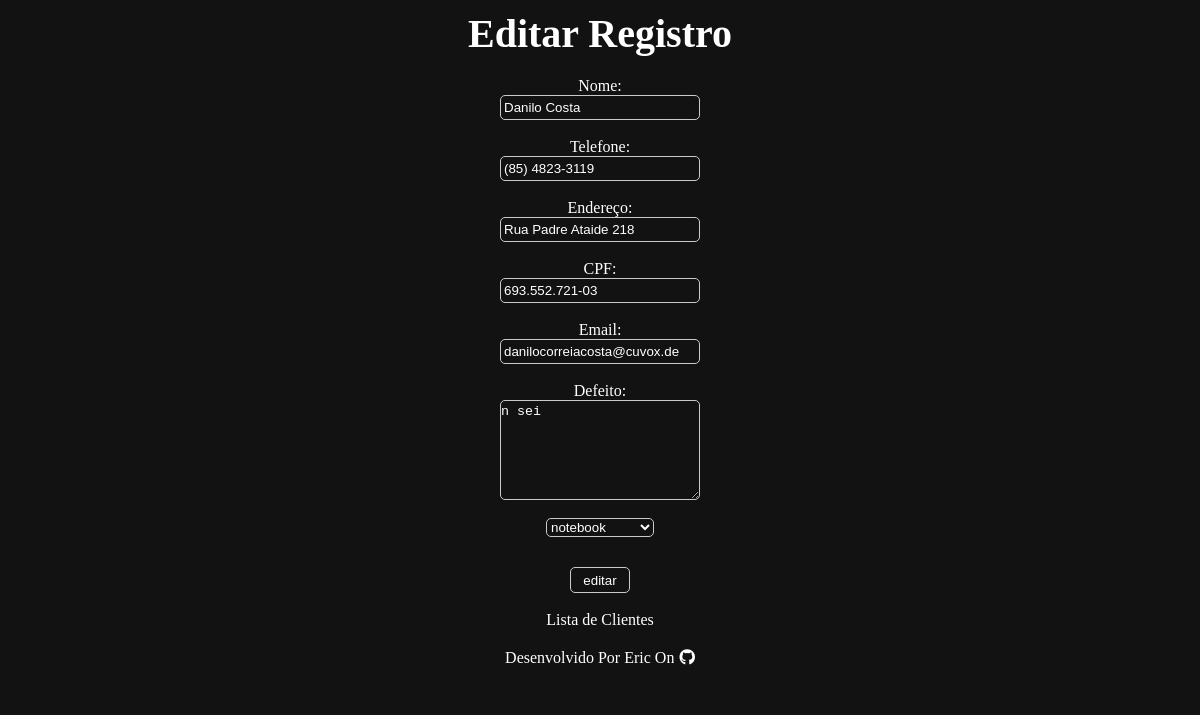
Screenshot of /php/editar.php?id=54 with the database file from the repository.
### tables this page shows
CREATE TABLE `clientes` (
  `id_cliente` int(11) NOT NULL AUTO_INCREMENT,
  `nome` varchar(255) NOT NULL,
  `telefone` varchar(255) NOT NULL,
  `endereço` text NOT NULL,
  `cpf` varchar(15) NOT NULL,
  `email` text NOT NULL,
  `defeito` text NOT NULL,
  `id_produto` int(11) DEFAULT NULL,
  `dh_registro` datetime DEFAULT NULL,
  PRIMARY KEY (`id_cliente`)
);

### php/editar.php (the view, shortened to what this page needs)
<?php
require_once 'conexao.php';
if (isset($_GET['id'])) {
    $id = $_GET['id'];
    $sql = "SELECT * FROM clientes WHERE id_cliente = '$id'";
    $resultado = mysqli_query($connection, $sql);
    $clientes = mysqli_fetch_array($resultado);
}
?>
<!DOCTYPE html>
<html lang="pt-br">
<head>
    <link rel="stylesheet" href="../css/estilo.css">
</head>
<body>
    <h1>Editar Registro</h1>
    <form action="update.php" method="post">
        <label for="nome">Nome:</label>
        <input type="text" name="nome" id="nome" placeholder="Digite Seu Nome" value="<?php echo $clientes['nome']; ?>"><br>
        <label for="telefone">Telefone:</label>
        <input type="tel" name="telefone" id="telefone" placeholder="Digite Seu Telefone" value="<?php echo $clientes['telefone']; ?>"><br>
        <label for="endereço">Endereço:</label>
        <input type="text" name="endereco" id="endereco" placeholder="Digite Seu Endereço" value="<?php echo $clientes['endereço']; ?>"><br>
        <label for="cpf">CPF:</label>
        <input type="text" name="cpf" id="cpf" placeholder="Digite Seu Cpf" value="<?php echo $clientes['cpf']; ?>"><br>
        <label for="email">Email:</label>
        <input type="email" name="email" id="email" placeholder="Digite Seu Email" value="<?php echo $clientes['email']; ?>"><br>
        <label for="defeito">Defeito:</label>
        <textarea name="defeito" id="defeito" cols="30" rows="10" placeholder="Descreva o Defeito Do Equipamento"><?php echo $clientes['defeito']; ?></textarea><br>
        <select name="id_produto">
            <?php
            $sql = "SELECT * FROM produto";
            $resultado = mysqli_query($connection, $sql);
            while ($produtos = mysqli_fetch_array($resultado)) {
                if ($produtos['id_produto'] == $clientes['id_produto']) {
            ?>
                    <option selected value="<?php echo $produtos['id_produto']; ?>"><?php echo $produtos['tipo_produto']; ?> </option>
                <?php
                } else {
                ?>
                    <option value="<?php echo $produtos['id_produto']; ?>"><?php echo $produtos['tipo_produto']; ?> </option>
            <?php
                }
            }
            ?>
        </select>
        <input type="submit" name="btn-editar" value="editar"><br>
        <a href="../index.php">Lista de Clientes</a>
        <footer>
            <a target="_black" href="https://github.com/ericrq">Desenvolvido Por Eric On<i class="fa fa-github"></i></a>
        </footer>
</body>
</html>

### css/estilo.css (style rules this page uses)
* { margin: 0; padding: 0; outline: 0; box-sizing: border-box; margin: 0 auto; background-color: #121212; caret-color: rgb(255, 255, 255); color: rgb(255, 255, 255); text-decoration: none; }
form { background-color: #121212; color: white; width: 20%; height: 100%; padding: 20px; display: flex; flex-direction: column; align-items: center; }
h1 { text-align: center; font-size: 30pt; padding-top: 10px; background-color: #121212; }
input { width: 100%; height: 25px; border-radius: 5px; background-color: #121212; border: 1px solid #cacaca; padding-left: 3px; }
::placeholder { color: #ffffffbb; text-align: center; }
textarea { border: 1px solid #cacaca; width: 100%; height: 100px; border-radius: 5px; background-color: #121212; padding: 3px 3px 0 0; }
select, option { border: 1px solid #cacaca; border-radius: 5px; }
button, input[type="submit"] { margin-top: 30px; border-radius: 5px; width: 30%; height: 100%; padding: 4.5px; background-color: #121212; border: 1px solid #cacaca; color: white; cursor: pointer; }
footer { display: flex; flex-direction: column; align-items: center; padding-top: 20px; }
footer i { padding-left: 5px; }

### rows the page displays
clientes: nome "Danilo Costa", telefone "(85) 4823-3119", endereco "Rua Padre Ataide 218", cpf "693.552.721-03", email "danilocorreiacosta@cuvox.de", defeito "n sei"

### other values shown
form field id_produto "notebook"
